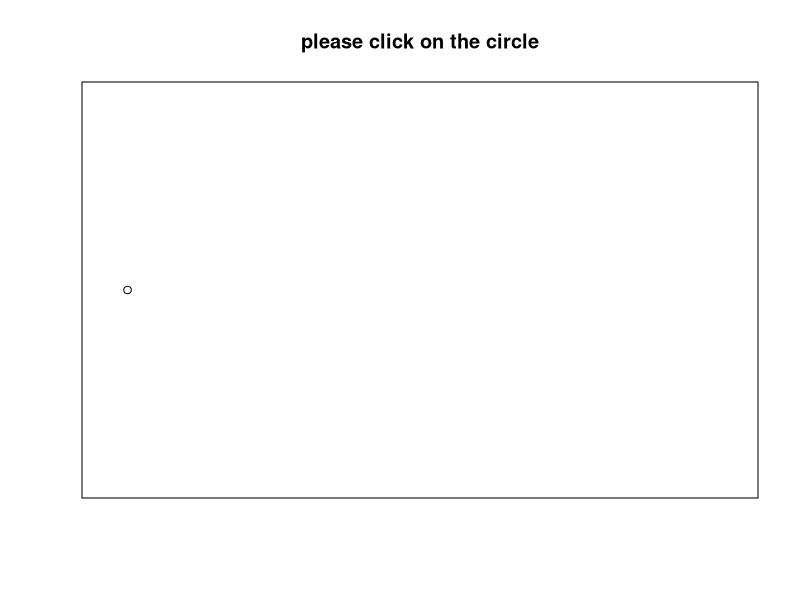

Write R code to recreate this figure. (Note: this script raises an error after producing the figure.)

rm(list = ls(all = TRUE))


click2<-function(){
 x<-runif(1);y<-runif(1)
 plot(x=x,y=y,xlim=c(0,1),main="please click on the circle",xlab="",ylab="",axes=FALSE,frame.plot=TRUE)
 
 clicktime<-system.time(xyclick<-locator(1))
 d=sqrt(sum((x-xyclick$x)^2)+sum((y-xyclick$y)^2))
 out=list(timestamp=Sys.time(),x=x,y=y,xclick=xyclick$x,yclick=xyclick$y,tclick=clicktime[3])
 
 dx=as.data.frame(out)
 p=rbind(dx,data.frame(out))

 out1=list(p=p)
 return(out1)
 }













clickright=function(n){
h=NULL

for (i in 1:n){
x=as.data.frame(print(click2()$p[1,]))
h=rbind(h,x)
write.table(h,file = "rightclick.txt",eol = "\n", row.names = TRUE,
            col.names = TRUE)
	
}

return(h)
}


r=as.matrix(clickright(50))

# the time from right click
tclick.right=as.numeric(r[,6])

#computing the distance from right click
dright=sqrt((as.numeric(r[,2])-as.numeric(r[,4]))^2+(as.numeric(r[,3])-as.numeric(r[,5]))^2)




clickleft=function(n){
h=NULL

for (i in 1:n){
x=as.data.frame(print(click2()$p[1,]))
h=rbind(h,x)
write.table(h,file = "leftclick.txt",eol = "\n", row.names = TRUE,
            col.names = TRUE)
	
}

return(h)
}


l=as.matrix(clickleft(50))

################################ the time from left click###############################

tclick.left=as.numeric(l[,6])


#########################computing the distance from left click##########################

dleft=sqrt((as.numeric(l[,2])-as.numeric(l[,4]))^2+(as.numeric(l[,3])-as.numeric(l[,5]))^2)








#########################exploratory data analysis####################################


exploratory=function(x,y){
center.x <- mean(x); 
var.x <- var(x)
med.x<-median(x)
range.x=max(x)-min(x) 
center.y <- mean(y); 
var.y <- var(y)
med.y<-median(y) 
range.y=max(y)-min(y)
correlation<-cor(x,y)
summary(x)
summary(y)
out=list(variance.x=var.x,median.x=med.x,center.x=center.x,
          variance.y=var.y,median.y=med.y,center.y=center.y,
           range.x=range.x,range.y=range.y,tclick.right=summary(x),tclick.left=summary(y))

return(out)

}


exploratory.time= exploratory(tclick.right,tclick.left)

exploratory.time


exploratory.distance= exploratory(dright,dleft)

exploratory.distance



############################descriptive plots of histogram and boxplot###########################
par(mfrow=c(2,2))

hist(tclick.right,breaks="sturges",col="blue")
d <- density(tclick.right,na.rm=T)
lines(d,col=2,lwd=2,lty=2)
boxplot(tclick.right,main="tclick.right")
stem(tclick.right)



par(mfrow=c(2,2))
hist(tclick.left,breaks="sturges",col="blue")
d <- density(tclick.left,na.rm=T)
lines(d,col=2,lwd=2,lty=2)
boxplot(tclick.left,main="tclick.left")
stem(tclick.left) 

par(mfrow=c(2,2))
hist(dright,breaks="sturges",,col="blue")
d <- density(dright,na.rm=T)
lines(d,col=2,lwd=2,lty=2)
boxplot(dright,main="dright")
stem(dright) 

par(mfrow=c(2,2))
hist(dleft,breaks="sturges",col="blue")
d <- density(dleft,na.rm=T)
lines(d,col=2,lwd=2,lty=2)
boxplot(dleft,main="dleft")
stem(dleft)
###########test for normality##############
#################normality plot and shapiro test #################

par(mfrow=c(2,2))
shapiro.test(tclick.right)
qqnorm(tclick.right,main="tclick.right")
qqline(tclick.right)
###the tclick time from the right click appears not to be normal from
####wilks shapiro test

shapiro.test(tclick.left)
qqnorm(tclick.left,main="tclick.left")
qqline(tclick.left)
###the tclick time from the leftt click appears not to be normal from
####wilks shapiro test


shapiro.test(dright)
qqnorm(dright,main="dright")
qqline(dright)
###the distance  from the right click appears  to be normal from
####wilks shapiro test


shapiro.test(dleft)
qqnorm(dleft,main="dleft")
qqline(dleft)
###the distance  from the left click appears  to be normal from
####wilks shapiro test


####test for difference between left and right data#########
############## t-test################
#H0:tclick.right=tclick.left
#H0:tclick.right<tclick.left

#variance obtained from EDA for both sample is the not same
#$variance.x
#[1] 0.3956694
#$variance.y
#[1] 0.3097682



t.test(tclick.right,tclick.left,
       alternative =  "less",
       mu = 0, paired = FALSE, var.equal = TRUE,
       conf.level = 0.95)



#H0:dright=dleft
#H0:dright<dleft

#variance obtained from EDA for both sample is the NOT  same
#$variance.x
#[1] 0.0006663789
#$variance.y
#[1] 6.299877e-06

t.test(dright,dleft,
       alternative =  "less",
       mu = 0, paired = FALSE, var.equal = TRUE,
       conf.level = 0.95)


###since the wilk shapiro proved that the time from right 
###and left click is not normal,the t-test is not appraopriate
##test here.



####permutation ##############################################
######################## two sample permutation test#######################

perm.test=function(x,y){
# POOL DATA
pooledData <- c(x, y)
# SET THE NUMBER OF ITERATIONS
nIter <- 9999
# SET UP A CONTAINER FOR PERMUTED DIFFERENCES. ADD IN A SLOT FOR THE OBSERVED VALUE
meanDiff <- numeric(nIter+1)
# CALCULATE THE OBSERVED MEAN DIFFERENCE
meanDiff[1] <- mean(x) - mean(y)
# RUN THE ITERATION IN A FOR() LOOP
for(i in 2:length(meanDiff)){ 
 index <- sample(1:50, size=25, replace=F) # Sample numbers 1-50 25 times and store in an index
 xperm <- pooledData[index] # Assign the sampled values to xperm
 yperm <- pooledData[-index] # Assign everything else to yperm
 meanDiff[i] <- mean(yperm) - mean(xperm) # Calcualte and store the difference in means
}
 

# CALCULATE THE P-VALUE FOR LOWER TAILED TEST

p.value=mean(meanDiff <= meanDiff[1])

return(p.value=p.value)

}



######permutation test of times#####
perm.test(tclick.right,tclick.left)

####[1] 1e-04
##reject the null hypothesis that there is no
##difference between the mean of right click times and
###left click time at a significance level of 0.05



######permutation test of distance#####

perm.test(dright,dleft)

###[1] 1
##we fail to reject the null hypothesis that there is no
##difference between the mean of right click distances and
###left click distances at a significance level of 0.05




par(mfrow=c(1,2))


hist(dright)
hist(dleft)







################wilcoxon signed rank#######################


wilcox.test(tclick.right,tclick.left,
            alternative =  "less",
            mu = 0, paired = FALSE, exact = NULL, correct = TRUE,
            conf.int = TRUE, conf.level = 0.95)



wilcox.test(dright,dleft,
            alternative =  "less",
            mu = 0, paired = FALSE, exact = NULL, correct = TRUE,
            conf.int = TRUE, conf.level = 0.95)
